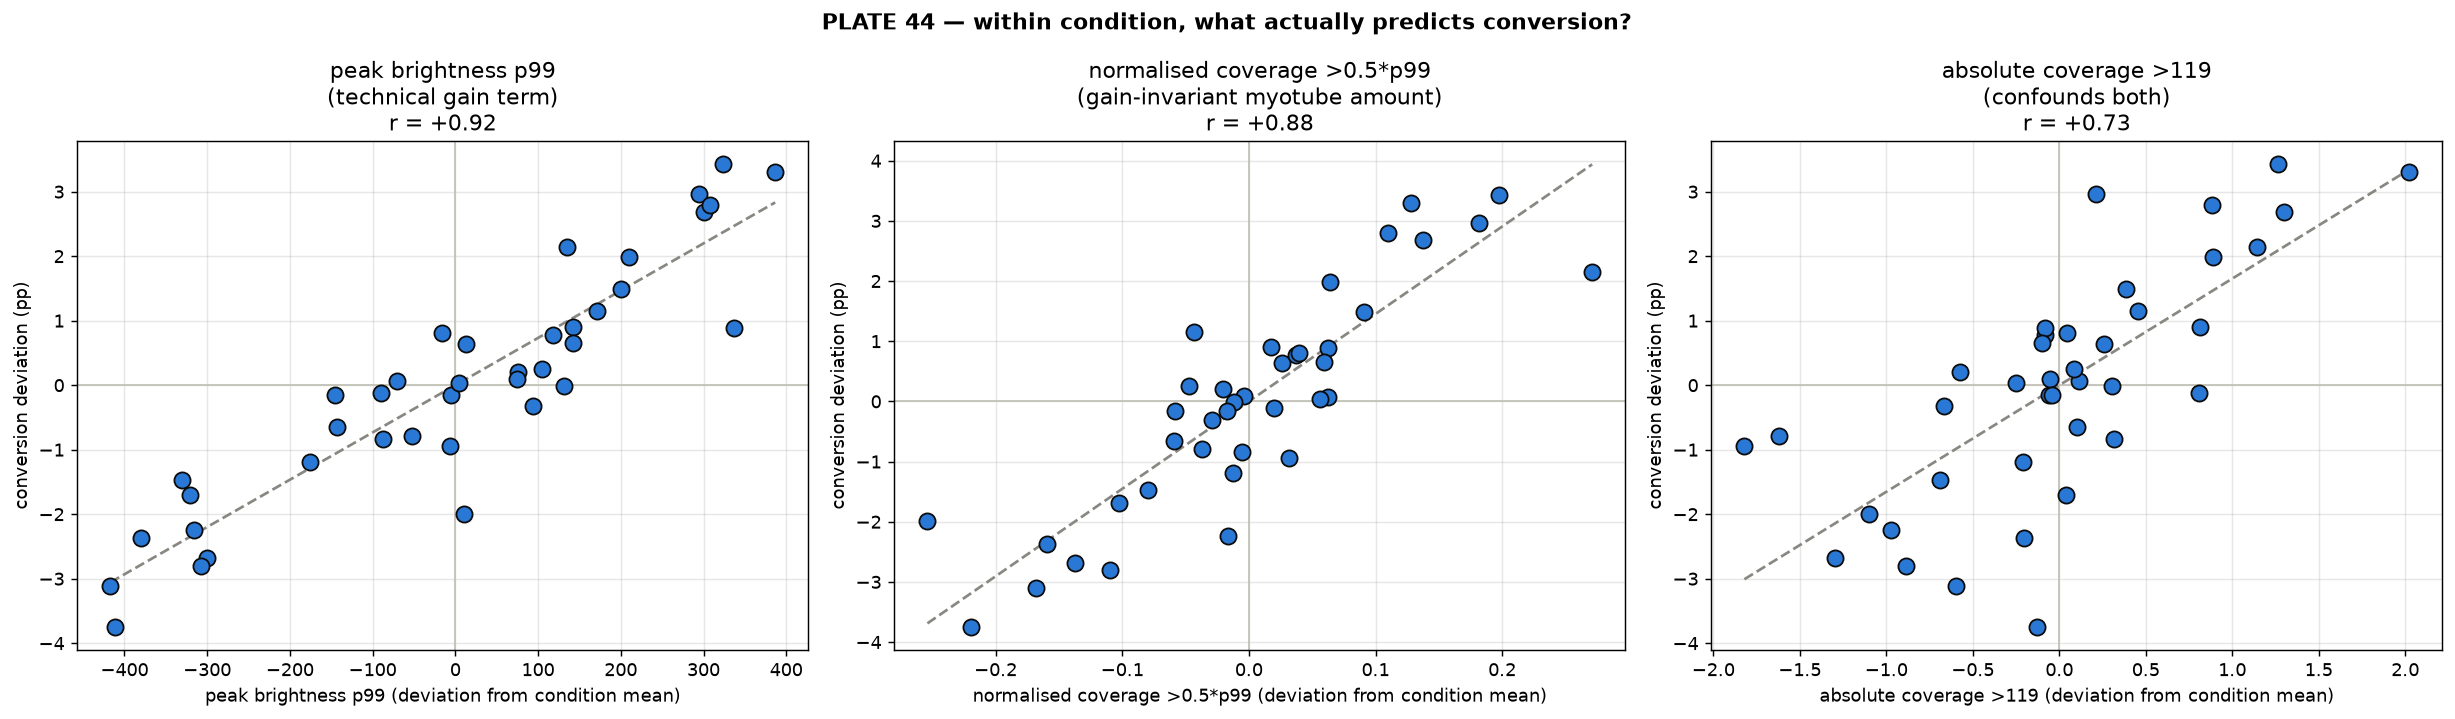

Write Python code to recreate this figure.
"""PLATE 44 troubleshooting, step 4: is the staining correlation TECHNICAL or REAL?

Step 3 found conversion tracks Desmin signal strength at r = +0.917 within
condition. That has two possible causes and they demand opposite responses:

  TECHNICAL  a well stained brighter / was exposed longer. Every structure scales
             up, a fixed absolute threshold catches more, conversion rises with
             no extra biology. -> the readout is broken and must be normalised.

  REAL       a well genuinely converted more, so it has MORE myotube. Brightness
             per fibre is unchanged; the AREA covered by Desmin rises. -> the
             readout is fine and the correlation is the result, not an artifact.

These separate cleanly:

  * `p99`        peak brightness -- a multiplicative gain term. Scales with
                 exposure/staining, NOT with how much myotube exists.
  * `cov_norm`   fraction of the field above half of that well's OWN p99 --
                 how much myotube there is, measured in units of that well's own
                 brightness, so it is invariant to a gain change.

Regressing conversion on both, with condition means removed so biology is held
constant, asks which one actually carries the signal.

Run from Conversion_Efficiency/:
    cpenv/Scripts/python.exe New_Quantif_P44/diagnose_brightness_vs_area.py
"""
from __future__ import annotations
import json
import os
import sys

import numpy as np
from scipy.stats import pearsonr
import matplotlib
matplotlib.use("Agg")
import matplotlib.pyplot as plt  # noqa: E402

HERE = os.path.dirname(os.path.abspath(__file__))
sys.path.insert(0, HERE)
from p44_layout import (  # noqa: E402
    CONDITION_ORDER, TECHNICAL_FAILURES, condition_of, well_id, wells)

CACHE = os.path.join(HERE, "dbs_cache")
REL = 0.5          # "myotube" = above half this well's own peak brightness


def partial_r(y, x, z):
    """Correlation of y and x with z regressed out of both."""
    ry = y - np.polyval(np.polyfit(z, y, 1), z)
    rx = x - np.polyval(np.polyfit(z, x, 1), z)
    return pearsonr(rx, ry)


def main() -> int:
    pc = json.load(open(os.path.join(HERE, "percell_desmin.json")))["per_well"]
    order = [w for w in wells() if well_id(w) not in TECHNICAL_FAILURES]

    p99, cov_norm, cov_abs, conv, ids, conds = [], [], [], [], [], []
    for w in order:
        dbs = np.load(os.path.join(CACHE, f"{w}_dbs.npy")).astype(np.float32)
        p = float(np.percentile(dbs, 99))
        p99.append(p)
        cov_norm.append(float((dbs > REL * p).mean()) * 100)
        cov_abs.append(float((dbs > 118.9).mean()) * 100)
        conv.append(pc[w]["conversion_pct"])
        ids.append(well_id(w))
        conds.append(condition_of(w))
    p99 = np.array(p99); cov_norm = np.array(cov_norm)
    cov_abs = np.array(cov_abs); conv = np.array(conv)

    # centre within condition -> biology removed, only technical variation left
    def centre(v):
        out = np.array(v, dtype=float)
        for c in set(conds):
            idx = [i for i, cc in enumerate(conds) if cc == c]
            if len(idx) > 1:
                out[idx] -= out[idx].mean()
            else:
                out[idx] = np.nan
        return out

    cp, cc_n, cc_a, cv = centre(p99), centre(cov_norm), centre(cov_abs), centre(conv)
    m = ~np.isnan(cp)
    cp, cc_n, cc_a, cv = cp[m], cc_n[m], cc_a[m], cv[m]

    print("PLATE 44 — brightness (technical gain) vs coverage (real myotube)\n"
          + "=" * 66)
    print(f"n = {cv.size} wells, condition means removed (biology held constant)\n")

    r_p, pp = pearsonr(cp, cv)
    r_cn, pcn = pearsonr(cc_n, cv)
    r_ca, pca = pearsonr(cc_a, cv)
    print(f"conversion vs peak BRIGHTNESS p99          r = {r_p:+.3f} (p={pp:.2g})")
    print(f"conversion vs ABSOLUTE coverage (>119)     r = {r_ca:+.3f} (p={pca:.2g})")
    print(f"conversion vs NORMALISED coverage (>0.5*p99) r = {r_cn:+.3f} "
          f"(p={pcn:.2g})   <- gain-invariant 'how much myotube'")

    r_bright_ctrl, p_bc = partial_r(cv, cp, cc_n)
    r_cov_ctrl, p_cc = partial_r(cv, cc_n, cp)
    print(f"\npartial correlations (each controlling for the other)")
    print(f"  brightness | coverage held  r = {r_bright_ctrl:+.3f} (p={p_bc:.2g})")
    print(f"  coverage   | brightness held r = {r_cov_ctrl:+.3f} (p={p_cc:.2g})")

    print(f"\nhow much does brightness itself vary between replicate wells?")
    for c in CONDITION_ORDER:
        idx = [i for i, cc in enumerate(conds) if cc == c]
        if len(idx) > 1:
            v = p99[idx]
            print(f"  {c:<14} p99 {', '.join(f'{x:.0f}' for x in v)}  "
                  f"({v.max()/v.min():.2f}x spread)")

    if abs(r_bright_ctrl) > abs(r_cov_ctrl) and p_bc < 0.05:
        verdict = ("TECHNICAL: with the amount of myotube held constant, wells "
                   "that merely stained brighter still score higher. The "
                   "absolute threshold is converting staining gain into "
                   "apparent conversion.")
    elif abs(r_cov_ctrl) > abs(r_bright_ctrl) and p_cc < 0.05:
        verdict = ("REAL: with brightness held constant, wells with more "
                   "myotube coverage score higher. The correlation with signal "
                   "strength is the biology, not an artifact.")
    else:
        verdict = ("AMBIGUOUS: brightness and coverage are too collinear on "
                   "this plate to separate.")
    print(f"\nVERDICT: {verdict}")

    fig, ax = plt.subplots(1, 3, figsize=(19, 5.6))
    for a, (x, r, t) in zip(ax, [
            (cp, r_p, "peak brightness p99\n(technical gain term)"),
            (cc_n, r_cn, f"normalised coverage >{REL:g}*p99\n(gain-invariant myotube amount)"),
            (cc_a, r_ca, "absolute coverage >119\n(confounds both)")]):
        a.axhline(0, color="#c3c2b7", lw=1); a.axvline(0, color="#c3c2b7", lw=1)
        a.scatter(x, cv, s=80, color="#2a78d6", edgecolor="#0b0b0b", zorder=3)
        xs = np.array([x.min(), x.max()])
        a.plot(xs, np.polyval(np.polyfit(x, cv, 1), xs), "--", color="#898781")
        a.set_xlabel(f"{t.splitlines()[0]} (deviation from condition mean)")
        a.set_ylabel("conversion deviation (pp)")
        a.set_title(f"{t}\nr = {r:+.2f}")
        a.grid(alpha=0.3)
    fig.suptitle("PLATE 44 — within condition, what actually predicts conversion?",
                 fontweight="bold")
    fig.tight_layout()
    fig.savefig(os.path.join(HERE, "diagnose_brightness_vs_area.png"), dpi=130,
                bbox_inches="tight", facecolor="white")
    with open(os.path.join(HERE, "diagnose_brightness_vs_area.json"), "w") as fh:
        json.dump({"plate": "PLATE_44", "n_wells": int(cv.size),
                   "relative_coverage_level": REL,
                   "r_brightness": round(float(r_p), 3),
                   "r_coverage_normalised": round(float(r_cn), 3),
                   "r_coverage_absolute": round(float(r_ca), 3),
                   "partial_r_brightness_given_coverage": round(float(r_bright_ctrl), 3),
                   "partial_p_brightness": float(p_bc),
                   "partial_r_coverage_given_brightness": round(float(r_cov_ctrl), 3),
                   "partial_p_coverage": float(p_cc),
                   "verdict": verdict}, fh, indent=2)
    print("\n-> diagnose_brightness_vs_area.png / .json")
    return 0


if __name__ == "__main__":
    raise SystemExit(main())
